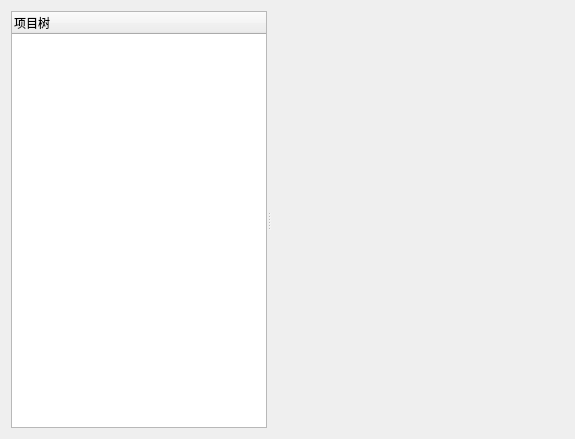
<?xml version="1.0" encoding="UTF-8"?>
<ui version="4.0">
 <class>view_home</class>
 <widget class="QWidget" name="view_home">
  <property name="geometry">
   <rect>
    <x>0</x>
    <y>0</y>
    <width>575</width>
    <height>439</height>
   </rect>
  </property>
  <property name="windowTitle">
   <string>view_home</string>
  </property>
  <layout class="QGridLayout" name="gridLayout">
   <item row="0" column="0">
    <widget class="QSplitter" name="splitter">
     <property name="orientation">
      <enum>Qt::Horizontal</enum>
     </property>
     <widget class="QTreeWidget" name="treeWidget">
      <column>
       <property name="text">
        <string>项目树</string>
       </property>
      </column>
     </widget>
     <widget class="QWidget" name="widget" native="true">
      <property name="sizePolicy">
       <sizepolicy hsizetype="Preferred" vsizetype="Preferred">
        <horstretch>1</horstretch>
        <verstretch>0</verstretch>
       </sizepolicy>
      </property>
      <layout class="QGridLayout" name="gridLayout_2">
       <property name="margin">
        <number>0</number>
       </property>
       <property name="spacing">
        <number>0</number>
       </property>
      </layout>
     </widget>
    </widget>
   </item>
  </layout>
 </widget>
 <layoutdefault spacing="6" margin="11"/>
 <resources/>
 <connections/>
</ui>
